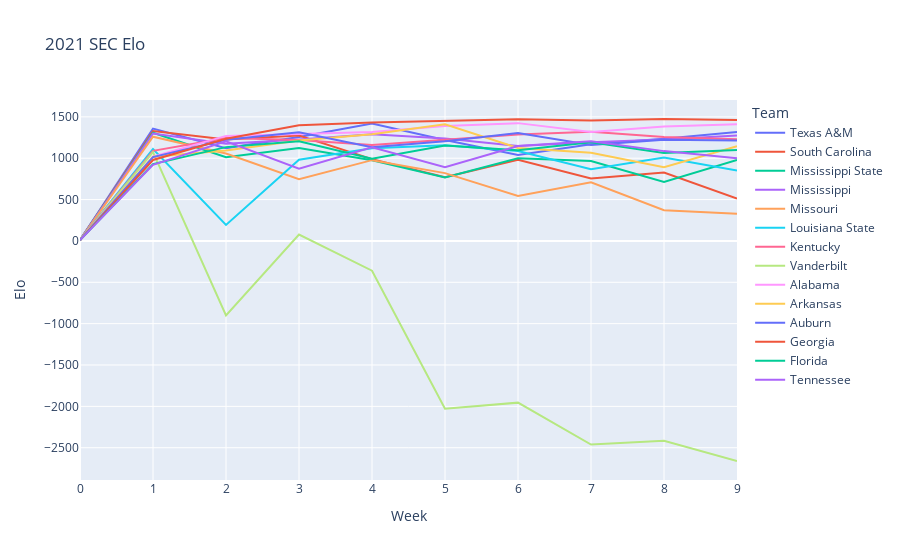

The notebook cell saved with this chart:
### Code cell
# SEC plot
sec = wow[wow['Conference'] == "SEC"]
plot_conf(sec, 2021, "2021 SEC Elo")

### Figure 1 — Plotly figure (JSON) as saved in the notebook; plotly's stock layout.template omitted (floating-point values rounded to 4 significant figures)
{"data": [{"hovertemplate": "Team=Texas A&M<br>Week=%{x}<br>Elo=%{y}<extra></extra>", "legendgroup": "Texas A&M", "line": {"color": "#636efa", "dash": "solid"}, "marker": {"symbol": "circle"}, "mode": "lines", "name": "Texas A&M", "orientation": "v", "showlegend": true, "type": "scatter", "x": [0, 1, 2, 3, 4, 5, 6, 7, 8, 9], "xaxis": "x", "y": [10, 1358.0, 1122.0, 1255.0, 1418.0, 1220.0, 1040.0, 1168.0, 1235.0, 1316.0], "yaxis": "y"}, {"hovertemplate": "Team=South Carolina<br>Week=%{x}<br>Elo=%{y}<extra></extra>", "legendgroup": "South Carolina", "line": {"color": "#EF553B", "dash": "solid"}, "marker": {"symbol": "circle"}, "mode": "lines", "name": "South Carolina", "orientation": "v", "showlegend": true, "type": "scatter", "x": [0, 1, 2, 3, 4, 5, 6, 7, 8, 9], "xaxis": "x", "y": [10, 1328.0, 1226.0, 1275.0, 988.6, 770.7, 981.5, 755.3, 826.3, 511.1], "yaxis": "y"}, {"hovertemplate": "Team=Mississippi State<br>Week=%{x}<br>Elo=%{y}<extra></extra>", "legendgroup": "Mississippi State", "line": {"color": "#00cc96", "dash": "solid"}, "marker": {"symbol": "circle"}, "mode": "lines", "name": "Mississippi State", "orientation": "v", "showlegend": true, "type": "scatter", "x": [0, 1, 2, 3, 4, 5, 6, 7, 8, 9], "xaxis": "x", "y": [10, 1308.0, 1011.0, 1123.0, 974.3, 767.9, 999.4, 966.2, 713.3, 979.5], "yaxis": "y"}, {"hovertemplate": "Team=Mississippi<br>Week=%{x}<br>Elo=%{y}<extra></extra>", "legendgroup": "Mississippi", "line": {"color": "#ab63fa", "dash": "solid"}, "marker": {"symbol": "circle"}, "mode": "lines", "name": "Mississippi", "orientation": "v", "showlegend": true, "type": "scatter", "x": [0, 1, 2, 3, 4, 5, 6, 7, 8, 9], "xaxis": "x", "y": [10, 1299.0, 1175.0, 1226.0, 1291.0, 1238.0, 1148.0, 1194.0, 1227.0, 1276.0], "yaxis": "y"}, {"hovertemplate": "Team=Missouri<br>Week=%{x}<br>Elo=%{y}<extra></extra>", "legendgroup": "Missouri", "line": {"color": "#FFA15A", "dash": "solid"}, "marker": {"symbol": "circle"}, "mode": "lines", "name": "Missouri", "orientation": "v", "showlegend": true, "type": "scatter", "x": [0, 1, 2, 3, 4, 5, 6, 7, 8, 9], "xaxis": "x", "y": [10, 1260.0, 1056.0, 747.0, 976.7, 819.7, 542.7, 707.8, 370.9, 327.9], "yaxis": "y"}, {"hovertemplate": "Team=Louisiana State<br>Week=%{x}<br>Elo=%{y}<extra></extra>", "legendgroup": "Louisiana State", "line": {"color": "#19d3f3", "dash": "solid"}, "marker": {"symbol": "circle"}, "mode": "lines", "name": "Louisiana State", "orientation": "v", "showlegend": true, "type": "scatter", "x": [0, 1, 2, 3, 4, 5, 6, 7, 8, 9], "xaxis": "x", "y": [10, 1112.0, 193.4, 981.7, 1120.0, 1158.0, 1087.0, 866.2, 1009.0, 850.3], "yaxis": "y"}, {"hovertemplate": "Team=Kentucky<br>Week=%{x}<br>Elo=%{y}<extra></extra>", "legendgroup": "Kentucky", "line": {"color": "#FF6692", "dash": "solid"}, "marker": {"symbol": "circle"}, "mode": "lines", "name": "Kentucky", "orientation": "v", "showlegend": true, "type": "scatter", "x": [0, 1, 2, 3, 4, 5, 6, 7, 8, 9], "xaxis": "x", "y": [10, 1089.0, 1245.0, 1219.0, 1160.0, 1224.0, 1286.0, 1319.0, 1258.0, 1228.0], "yaxis": "y"}, {"hovertemplate": "Team=Vanderbilt<br>Week=%{x}<br>Elo=%{y}<extra></extra>", "legendgroup": "Vanderbilt", "line": {"color": "#B6E880", "dash": "solid"}, "marker": {"symbol": "circle"}, "mode": "lines", "name": "Vanderbilt", "orientation": "v", "showlegend": true, "type": "scatter", "x": [0, 1, 2, 3, 4, 5, 6, 7, 8, 9], "xaxis": "x", "y": [10, 1074.0, -899.8, 77.62, -360.0, -2029.0, -1955.0, -2462.0, -2415.0, -2660.0], "yaxis": "y"}, {"hovertemplate": "Team=Alabama<br>Week=%{x}<br>Elo=%{y}<extra></extra>", "legendgroup": "Alabama", "line": {"color": "#FF97FF", "dash": "solid"}, "marker": {"symbol": "circle"}, "mode": "lines", "name": "Alabama", "orientation": "v", "showlegend": true, "type": "scatter", "x": [0, 1, 2, 3, 4, 5, 6, 7, 8, 9], "xaxis": "x", "y": [10, 1020.0, 1270.0, 1292.0, 1317.0, 1390.0, 1424.0, 1316.0, 1382.0, 1410.0], "yaxis": "y"}, {"hovertemplate": "Team=Arkansas<br>Week=%{x}<br>Elo=%{y}<extra></extra>", "legendgroup": "Arkansas", "line": {"color": "#FECB52", "dash": "solid"}, "marker": {"symbol": "circle"}, "mode": "lines", "name": "Arkansas", "orientation": "v", "showlegend": true, "type": "scatter", "x": [0, 1, 2, 3, 4, 5, 6, 7, 8, 9], "xaxis": "x", "y": [10, 1019.0, 1095.0, 1215.0, 1289.0, 1410.0, 1123.0, 1065.0, 892.4, 1145.0], "yaxis": "y"}, {"hovertemplate": "Team=Auburn<br>Week=%{x}<br>Elo=%{y}<extra></extra>", "legendgroup": "Auburn", "line": {"color": "#636efa", "dash": "solid"}, "marker": {"symbol": "circle"}, "mode": "lines", "name": "Auburn", "orientation": "v", "showlegend": true, "type": "scatter", "x": [0, 1, 2, 3, 4, 5, 6, 7, 8, 9], "xaxis": "x", "y": [10, 1013.0, 1224.0, 1312.0, 1134.0, 1204.0, 1305.0, 1159.0, 1225.0, 1215.0], "yaxis": "y"}, {"hovertemplate": "Team=Georgia<br>Week=%{x}<br>Elo=%{y}<extra></extra>", "legendgroup": "Georgia", "line": {"color": "#EF553B", "dash": "solid"}, "marker": {"symbol": "circle"}, "mode": "lines", "name": "Georgia", "orientation": "v", "showlegend": true, "type": "scatter", "x": [0, 1, 2, 3, 4, 5, 6, 7, 8, 9], "xaxis": "x", "y": [10, 978.8, 1236.0, 1398.0, 1432.0, 1454.0, 1472.0, 1456.0, 1474.0, 1462.0], "yaxis": "y"}, {"hovertemplate": "Team=Florida<br>Week=%{x}<br>Elo=%{y}<extra></extra>", "legendgroup": "Florida", "line": {"color": "#00cc96", "dash": "solid"}, "marker": {"symbol": "circle"}, "mode": "lines", "name": "Florida", "orientation": "v", "showlegend": true, "type": "scatter", "x": [0, 1, 2, 3, 4, 5, 6, 7, 8, 9], "xaxis": "x", "y": [10, 928.5, 1134.0, 1204.0, 995.2, 1153.0, 1098.0, 1192.0, 1064.0, 1099.0], "yaxis": "y"}, {"hovertemplate": "Team=Tennessee<br>Week=%{x}<br>Elo=%{y}<extra></extra>", "legendgroup": "Tennessee", "line": {"color": "#ab63fa", "dash": "solid"}, "marker": {"symbol": "circle"}, "mode": "lines", "name": "Tennessee", "orientation": "v", "showlegend": true, "type": "scatter", "x": [0, 1, 2, 3, 4, 5, 6, 7, 8, 9], "xaxis": "x", "y": [10, 919.4, 1204.0, 874.6, 1131.0, 890.5, 1147.0, 1204.0, 1086.0, 1001.0], "yaxis": "y"}], "layout": {"legend": {"title": {"text": "Team"}, "tracegroupgap": 0}, "title": {"text": "2021 SEC Elo"}, "xaxis": {"anchor": "y", "domain": [0, 1], "title": {"text": "Week"}}, "yaxis": {"anchor": "x", "domain": [0, 1], "title": {"text": "Elo"}}}}
